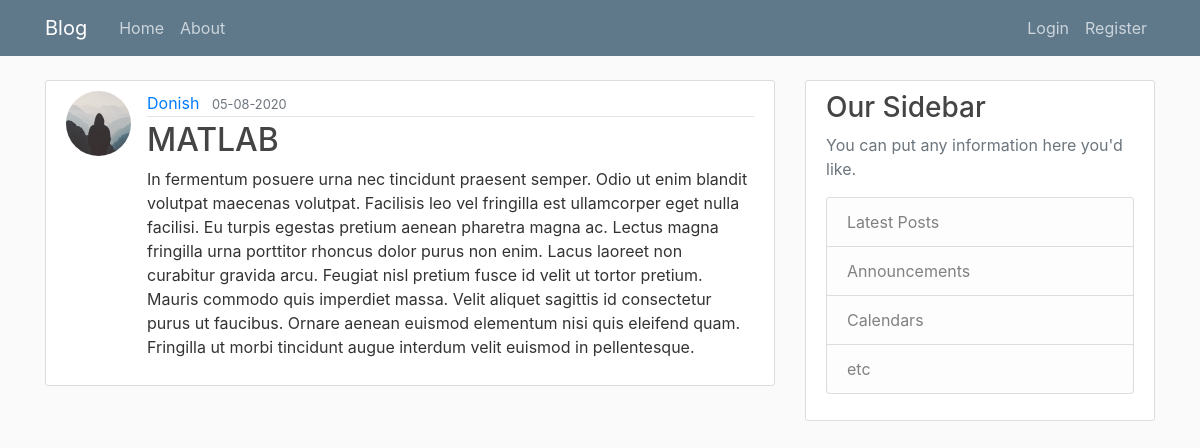
Page /post/27 on the committed database.
### flaskblog/models.py (models this page shows, shortened)
class User(db.Model, UserMixin):
    id = db.Column(db.Integer, primary_key=True)
    username = db.Column(db.String(20), unique=True, nullable=False )
    email = db.Column(db.String(120), unique=True, nullable=False)
    image_file = db.Column(db.String(20), nullable=False, default='default.jpeg')
    password = db.Column(db.String(60), nullable=False)
    posts = db.relationship('Post', backref='author', lazy=True)

class Post(db.Model):
    id = db.Column(db.Integer, primary_key=True)
    title = db.Column(db.String(100), nullable=False)
    date_posted = db.Column(db.DateTime, nullable=False, default=datetime.utcnow)
    content = db.Column(db.Text, nullable=False)
    user_id = db.Column(db.Integer, db.ForeignKey('user.id'), nullable=False)

### flaskblog/posts/routes.py (the view)
@posts.route('/post/<int:post_id>')
def post(post_id):
    post = Post.query.get_or_404(post_id)
    return render_template('post.html', title=post.title, post=post)

### flaskblog/templates/post.html (shortened to what this page needs)
{% extends 'layout.html' %}
{% block content %}
    <article class="media content-section">
        <img class="rounded-circle article-img" src="{{ url_for('static', filename='profiles/' + post.author.image_file) }}">
      <div class="media-body">
        <div class="article-metadata">
          <a class="mr-2" href="{{ url_for('users.user_posts', username=post.author.username) }}">{{ post.author.username }}</a>
          <small class="text-muted">{{ post.date_posted.strftime('%d-%m-%Y') }}</small>
        </div>
        <h2 class="article-title">{{ post.title }}</h2>
        <p class="article-content">{{ post.content }}</p>
      </div>
    </article>
{% endblock content %}

### flaskblog/static/main.css (style rules this page uses)
body { background: #fafafa; color: #333333; margin-top: 5rem; }
h1, h2, h3, h4, h5, h6 { color: #444444; }
.content-section { background: #ffffff; padding: 10px 20px; border: 1px solid #dddddd; border-radius: 3px; margin-bottom: 20px; }
.article-title { color: #444444; }
.article-content { white-space: pre-line; }
.article-img { height: 65px; width: 65px; margin-right: 16px; }
.article-metadata { padding-bottom: 1px; margin-bottom: 4px; border-bottom: 1px solid #e3e3e3 }

### rows in the picture
User: image_file (placeholder picture), author.username "Donish"
Post: date_posted "05-08-2020", title "MATLAB", content "In fermentum posuere urna nec tincidunt praesent semper. Odio ut enim blandit volutpat maecenas volutpat. Facilisis leo vel fringilla est ullamcorper eget nulla facilisi. Eu turpis egestas pretium aenean pharetra magna ac. Lectus magna fringilla urna porttitor rhoncus dolor purus non enim. Lacus laoreet non curabitur gravida arcu. Feugiat nisl pretium fusce id velit ut tortor pretium. Mauris commodo quis imperdiet massa. Velit aliquet sagittis id consectetur purus ut faucibus. Ornare aenean euismod elementum nisi quis eleifend quam. Fringilla ut morbi tincidunt augue interdum velit euismod in pellentesque."
